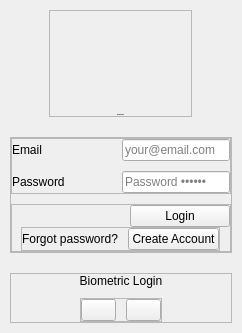
     <widget class="QWidget" name="loginPage">
      <layout class="QVBoxLayout" name="verticalLayout_7">
       <property name="spacing">
        <number>0</number>
       </property>
       <property name="leftMargin">
        <number>0</number>
       </property>
       <property name="topMargin">
        <number>0</number>
       </property>
       <property name="rightMargin">
        <number>0</number>
       </property>
       <property name="bottomMargin">
        <number>0</number>
       </property>
       <item>
        <widget class="QWidget" name="widget" native="true">
         <layout class="QVBoxLayout" name="verticalLayout_2">
          <property name="spacing">
           <number>10</number>
          </property>
          <property name="leftMargin">
           <number>10</number>
          </property>
          <property name="topMargin">
           <number>10</number>
          </property>
          <property name="rightMargin">
           <number>10</number>
          </property>
          <property name="bottomMargin">
           <number>10</number>
          </property>
          <item alignment="Qt::AlignmentFlag::AlignHCenter|Qt::AlignmentFlag::AlignBottom">
           <widget class="QFrame" name="header">
            <property name="frameShape">
             <enum>QFrame::Shape::StyledPanel</enum>
            </property>
            <property name="frameShadow">
             <enum>QFrame::Shadow::Raised</enum>
            </property>
            <layout class="QVBoxLayout" name="verticalLayout_3">
             <property name="spacing">
              <number>10</number>
             </property>
             <property name="leftMargin">
              <number>0</number>
             </property>
             <property name="topMargin">
              <number>0</number>
             </property>
             <property name="rightMargin">
              <number>0</number>
             </property>
             <property name="bottomMargin">
              <number>0</number>
             </property>
             <item alignment="Qt::AlignmentFlag::AlignHCenter">
              <widget class="QLabel" name="logo">
               <property name="minimumSize">
                <size>
                 <width>141</width>
                 <height>93</height>
                </size>
               </property>
               <property name="maximumSize">
                <size>
                 <width>141</width>
                 <height>93</height>
                </size>
               </property>
               <property name="text">
                <string />
               </property>
               <property name="pixmap">
                <pixmap resource="../assets/assets.qrc">:/images/images/TRUSTED IN_GREY.png</pixmap>
               </property>
               <property name="scaledContents">
                <bool>true</bool>
               </property>
              </widget>
             </item>
             <item>
              <widget class="QLabel" name="label_2">
               <property name="font">
                <font>
                 <pointsize>-1</pointsize>
                 <bold>true</bold>
                </font>
               </property>
               <property name="text">
                <string>Welcome Back</string>
               </property>
               <property name="alignment">
                <set>Qt::AlignmentFlag::AlignCenter</set>
               </property>
              </widget>
             </item>
            </layout>
           </widget>
          </item>
          <item>
           <widget class="QCustomHorizontalSeparator" name="customHorizontalSeparator" />
          </item>
          <item>
           <widget class="QFrame" name="body">
            <property name="frameShape">
             <enum>QFrame::Shape::StyledPanel</enum>
            </property>
            <property name="frameShadow">
             <enum>QFrame::Shadow::Raised</enum>
            </property>
            <layout class="QVBoxLayout" name="verticalLayout_4">
             <property name="spacing">
              <number>10</number>
             </property>
             <property name="leftMargin">
              <number>0</number>
             </property>
             <property name="topMargin">
              <number>0</number>
             </property>
             <property name="rightMargin">
              <number>0</number>
             </property>
             <property name="bottomMargin">
              <number>0</number>
             </property>
             <item>
              <widget class="QFrame" name="frame">
               <property name="frameShape">
                <enum>QFrame::Shape::StyledPanel</enum>
               </property>
               <property name="frameShadow">
                <enum>QFrame::Shadow::Raised</enum>
               </property>
               <layout class="QFormLayout" name="formLayout_2">
                <property name="horizontalSpacing">
                 <number>10</number>
                </property>
                <property name="verticalSpacing">
                 <number>10</number>
                </property>
                <property name="leftMargin">
                 <number>0</number>
                </property>
                <property name="topMargin">
                 <number>0</number>
                </property>
                <property name="rightMargin">
                 <number>0</number>
                </property>
                <property name="bottomMargin">
                 <number>0</number>
                </property>
                <item row="0" column="0">
                 <widget class="QLabel" name="label">
                  <property name="text">
                   <string>Email</string>
                  </property>
                 </widget>
                </item>
                <item row="0" column="1">
                 <widget class="QLineEdit" name="lineEdit">
                  <property name="placeholderText">
                   <string>your@email.com</string>
                  </property>
                 </widget>
                </item>
                <item row="1" column="0">
                 <widget class="QLabel" name="label_3">
                  <property name="minimumSize">
                   <size>
                    <width>100</width>
                    <height>0</height>
                   </size>
                  </property>
                  <property name="text">
                   <string>Password</string>
                  </property>
                 </widget>
                </item>
                <item row="1" column="1">
                 <widget class="QLineEdit" name="lineEdit_2">
                  <property name="echoMode">
                   <enum>QLineEdit::EchoMode::Password</enum>
                  </property>
                  <property name="placeholderText">
                   <string>Password ••••••</string>
                  </property>
                 </widget>
                </item>
               </layout>
              </widget>
             </item>
             <item>
              <widget class="QFrame" name="frame_2">
               <property name="frameShape">
                <enum>QFrame::Shape::StyledPanel</enum>
               </property>
               <property name="frameShadow">
                <enum>QFrame::Shadow::Raised</enum>
               </property>
               <layout class="QVBoxLayout" name="verticalLayout_5">
                <property name="spacing">
                 <number>0</number>
                </property>
                <property name="leftMargin">
                 <number>0</number>
                </property>
                <property name="topMargin">
                 <number>0</number>
                </property>
                <property name="rightMargin">
                 <number>0</number>
                </property>
                <property name="bottomMargin">
                 <number>0</number>
                </property>
                <item alignment="Qt::AlignmentFlag::AlignRight">
                 <widget class="QPushButton" name="loginBtn">
                  <property name="minimumSize">
                   <size>
                    <width>100</width>
                    <height>0</height>
                   </size>
                  </property>
                  <property name="styleSheet">
                   <string notr="true" />
                  </property>
                  <property name="text">
                   <string>Login</string>
                  </property>
                 </widget>
                </item>
                <item>
                 <widget class="QCustomHorizontalSeparator" name="customHorizontalSeparator_2" />
                </item>
                <item alignment="Qt::AlignmentFlag::AlignHCenter">
                 <widget class="QFrame" name="frame_3">
                  <property name="frameShape">
                   <enum>QFrame::Shape::StyledPanel</enum>
                  </property>
                  <property name="frameShadow">
                   <enum>QFrame::Shadow::Raised</enum>
                  </property>
                  <layout class="QHBoxLayout" name="horizontalLayout">
                   <property name="spacing">
                    <number>10</number>
                   </property>
                   <property name="leftMargin">
                    <number>0</number>
                   </property>
                   <property name="topMargin">
                    <number>0</number>
                   </property>
                   <property name="rightMargin">
                    <number>0</number>
                   </property>
                   <property name="bottomMargin">
                    <number>0</number>
                   </property>
                   <item>
                    <widget class="QLabel" name="label_4">
                     <property name="text">
                      <string>Forgot password?</string>
                     </property>
                    </widget>
                   </item>
                   <item>
                    <widget class="QPushButton" name="toRegisterBtn">
                     <property name="text">
                      <string>Create Account</string>
                     </property>
                    </widget>
                   </item>
                  </layout>
                 </widget>
                </item>
               </layout>
              </widget>
             </item>
            </layout>
           </widget>
          </item>
          <item>
           <widget class="QCustomHorizontalSeparator" name="customHorizontalSeparator_3" />
          </item>
          <item alignment="Qt::AlignmentFlag::AlignTop">
           <widget class="QFrame" name="footer">
            <property name="frameShape">
             <enum>QFrame::Shape::StyledPanel</enum>
            </property>
            <property name="frameShadow">
             <enum>QFrame::Shadow::Raised</enum>
            </property>
            <layout class="QVBoxLayout" name="verticalLayout_6">
             <property name="spacing">
              <number>10</number>
             </property>
             <property name="leftMargin">
              <number>0</number>
             </property>
             <property name="topMargin">
              <number>0</number>
             </property>
             <property name="rightMargin">
              <number>0</number>
             </property>
             <property name="bottomMargin">
              <number>0</number>
             </property>
             <item>
              <widget class="QLabel" name="label_6">
               <property name="text">
                <string>Biometric Login</string>
               </property>
               <property name="alignment">
                <set>Qt::AlignmentFlag::AlignCenter</set>
               </property>
              </widget>
             </item>
             <item alignment="Qt::AlignmentFlag::AlignHCenter">
              <widget class="QFrame" name="frame_4">
               <property name="maximumSize">
                <size>
                 <width>16777215</width>
                 <height>16777215</height>
                </size>
               </property>
               <property name="frameShape">
                <enum>QFrame::Shape::StyledPanel</enum>
               </property>
               <property name="frameShadow">
                <enum>QFrame::Shadow::Raised</enum>
               </property>
               <layout class="QHBoxLayout" name="horizontalLayout_2">
                <property name="spacing">
                 <number>10</number>
                </property>
                <property name="leftMargin">
                 <number>0</number>
                </property>
                <property name="topMargin">
                 <number>0</number>
                </property>
                <property name="rightMargin">
                 <number>0</number>
                </property>
                <property name="bottomMargin">
                 <number>0</number>
                </property>
                <item>
                 <widget class="QPushButton" name="pushButton_2">
                  <property name="maximumSize">
                   <size>
                    <width>35</width>
                    <height>35</height>
                   </size>
                  </property>
                  <property name="text">
                   <string />
                  </property>
                  <property name="icon">
                   <iconset resource="../Qss/icons/_icons.qrc">
                    <normaloff>:/material_design/icons/material_design/fingerprint.png</normaloff>:/material_design/icons/material_design/fingerprint.png</iconset>
                  </property>
                 </widget>
                </item>
                <item>
                 <widget class="QPushButton" name="pushButton_3">
                  <property name="maximumSize">
                   <size>
                    <width>35</width>
                    <height>35</height>
                   </size>
                  </property>
                  <property name="text">
                   <string />
                  </property>
                  <property name="icon">
                   <iconset resource="../Qss/icons/_icons.qrc">
                    <normaloff>:/font_awesome_brands/icons/font_awesome/brands/windows.png</normaloff>:/font_awesome_brands/icons/font_awesome/brands/windows.png</iconset>
                  </property>
                 </widget>
                </item>
               </layout>
              </widget>
             </item>
            </layout>
           </widget>
          </item>
         </layout>
        </widget>
       </item>
      </layout>
     </widget>
